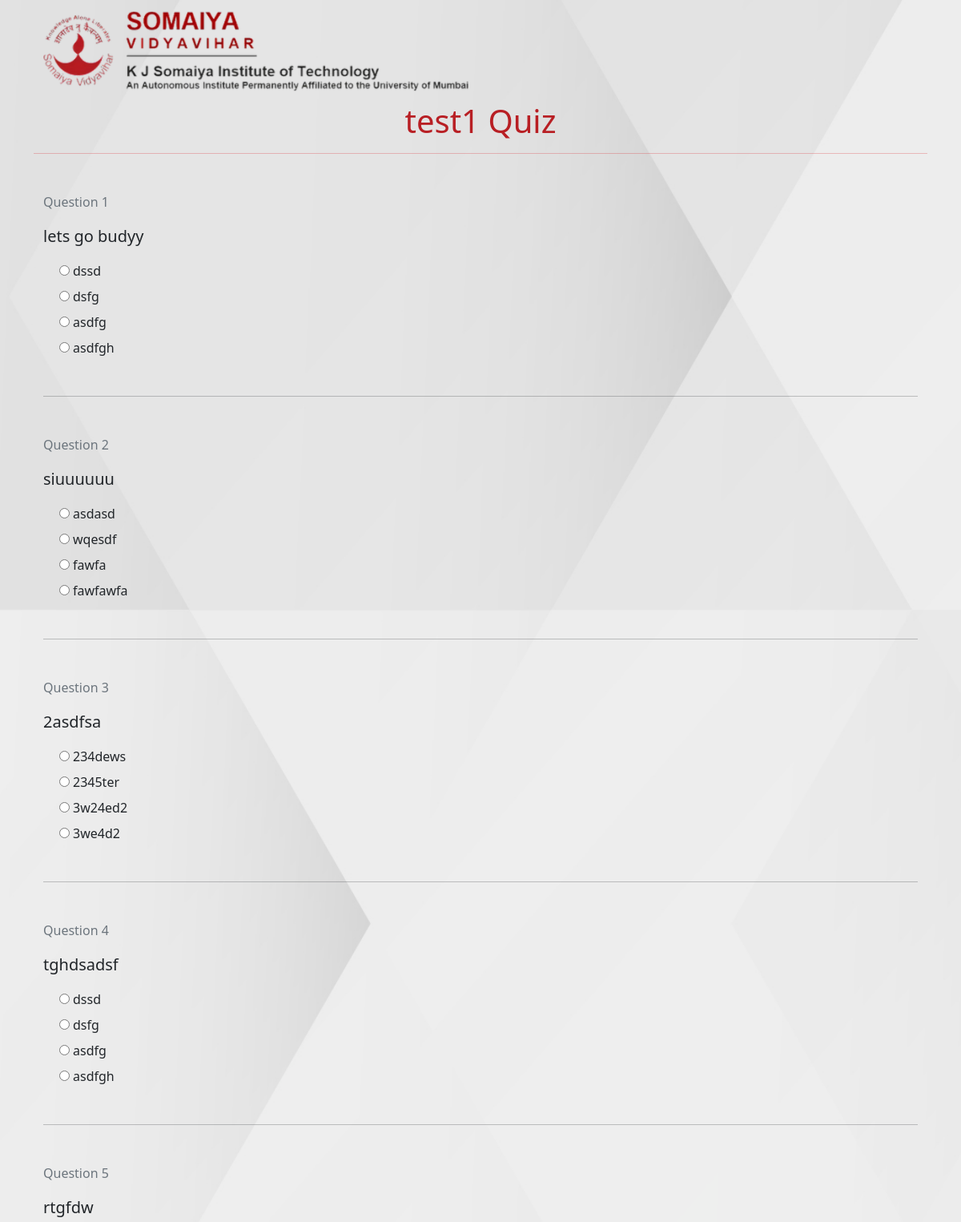
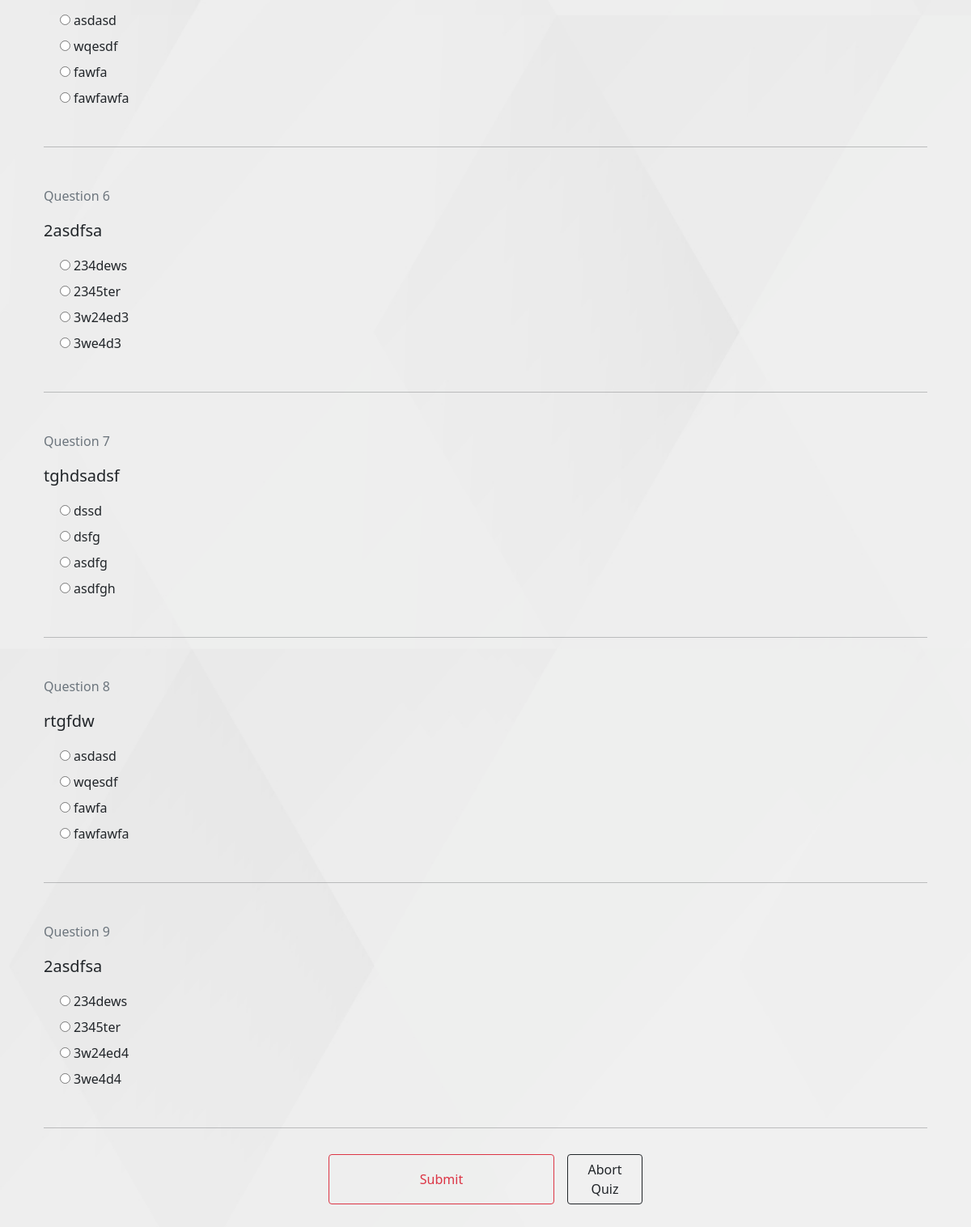
The page /quiz.php?catid=13 (signed in) on the database its author committed (2 pictures, top to bottom).
### tables this page shows
CREATE TABLE `cstm_quizes` (
  `id` int(11) NOT NULL,
  `name` varchar(20) NOT NULL,
  `dept` text NOT NULL,
  `year` text NOT NULL,
  `division` text NOT NULL,
  `start_date` date NOT NULL,
  `start_time` time NOT NULL,
  `end_date` date NOT NULL,
  `end_time` time NOT NULL,
  `hosted_by_username` varchar(255) NOT NULL,
  `dt` timestamp NOT NULL DEFAULT current_timestamp()
);

CREATE TABLE `quiz_test1` (
  `que_ID` int(5) NOT NULL,
  `que_desc` text NOT NULL,
  `opt_desc1` text NOT NULL,
  `is_corr1` int(1) NOT NULL,
  `opt_desc2` text NOT NULL,
  `is_corr2` int(1) NOT NULL,
  `opt_desc3` text NOT NULL,
  `is_corr3` int(1) NOT NULL,
  `opt_desc4` text NOT NULL,
  `is_corr4` int(1) NOT NULL
);

### quiz.php (the view, shortened to what this page needs)
<?php
require_once '_dbconnect.php';
$SQid = $_GET['catid'];
$quizesAvialable = mysqli_query($conn, "SELECT * FROM `cstm_quizes` where `id` = $SQid");
$cstm_row = mysqli_fetch_assoc($quizesAvialable);
$SQname = $cstm_row['name'];
$SQdatabase = 'quiz_' . $SQname;
$SQqyuery =  "SELECT * FROM $SQdatabase";
$SQrslt = mysqli_query($conn, $SQqyuery);
$SQcount = mysqli_num_rows($SQrslt);
?>
<!DOCTYPE html>
<html lang="en">
<head>
    <link href="https:cdn.jsdelivr.net/npm/bootstrap@5.1.3/dist/css/bootstrap.min.css" rel="stylesheet">
    <link rel="stylesheet" href="/syss/assets/style.css">
</head>
<body oncontextmenu="return false;" style="background-image: url('assets/images/default_bg.jpg'); padding-bottom: 10vh">
    <header>
        <div class="container">
            <nav class="navbar navbar-expand-lg">
                <div class="container-fluid">
                    <span class="navbar-brand">
                        <img src="/syss/assets/images/longlogo.png" alt="" height="100" class="d-inline-block align-text-top">
                    </span>
                </div>
            </nav>
        </div>
    </header>
    <div class="container">
        <div>
            <h1 class="text-center" style="color: #B81F24;"><?php echo $SQname; ?> Quiz</h1>
        </div>
        <hr style="color:#D91A21;">
        <form action="Quiz.php?catid=<?php echo $SQid ?>" method="post">
            <?php
            for ($count = 1; $count <= $SQcount; $count++) {
                $que_sql = "SELECT * from $SQdatabase WHERE `que_ID` = $count";
                $que_query_result = mysqli_query($conn, $que_sql);
                $SQqueryRow = mysqli_fetch_assoc($que_query_result);
                $que_desc = $SQqueryRow['que_desc'];
                $que_opt_1 = $SQqueryRow['opt_desc1'];
                $que_opt_2 = $SQqueryRow['opt_desc2'];
                $que_opt_3 = $SQqueryRow['opt_desc3'];
                $que_opt_4 = $SQqueryRow['opt_desc4'];
            ?>
                <div class="container">
                    <div class="question-container my-5">
                        <p class="text-muted font-italic" id="que-id<?php echo $count ?>">Question <?php echo $count ?>
                        </p>
                        <p class="fs-5"> <?php echo $que_desc ?> </p>
                        <ul class="list-unstyled mx-3">
                            <?php
                            echo '<li class="my-2"><input class="mx-1" type="radio" required name="que-id' . $count . '" value="' . $que_opt_1 . '">' . $que_opt_1 . '</li>';
                            echo '<li class="my-2"><input class="mx-1" type="radio" required name="que-id' . $count . '" value="' . $que_opt_2 . '">' . $que_opt_2 . '</li>';
                            echo '<li class="my-2"><input class="mx-1" type="radio" required name="que-id' . $count . '" value="' . $que_opt_3 . '">' . $que_opt_3 . '</li>';
                            echo '<li class="my-2"><input class="mx-1" type="radio" required name="que-id' . $count . '" value="' . $que_opt_4 . '">' . $que_opt_4 . '</li>';
                            ?>
                        </ul>
                    </div>
                    <hr>
                </div>
            <?php } ?>
            <div class="d-flex justify-content-center">
                <div class="mt-3 d-grid gap-2 col-3 mx-2">
                    <button type="button" class="btn btn-outline-danger" data-bs-toggle="modal" data-bs-target="#confirmsubmit">Submit</button>
                </div>
                <div class="mt-3 d-grid gap-2 col-1 mx-2">
                    <button type="button" data-bs-toggle="modal" data-bs-target="#confirmabort" class="btn btn-outline-dark">Abort Quiz</button>
                </div>
            </div>
        </form>
    </div>
</body>
</html>

### assets/style.css (style rules this page uses)
* { margin: 0; padding: 0; box-sizing: border-box; }
body { background-repeat: no-repeat; background-attachment: fixed; background-size: cover; }

### quiz.php (style rules this page uses)
body { -webkit-user-select: none; -ms-user-select: none; user-select: none; }

### rows shown on the page
cstm_quizes: name "test1"
quiz_test1: que_desc "lets go budyy", opt_desc1 "dssd", opt_desc2 "dsfg", opt_desc3 "asdfg", opt_desc4 "asdfgh"
quiz_test1: que_desc "siuuuuuu", opt_desc1 "asdasd", opt_desc2 "wqesdf", opt_desc3 "fawfa", opt_desc4 "fawfawfa"
quiz_test1: que_desc "2asdfsa", opt_desc1 "234dews", opt_desc2 "2345ter", opt_desc3 "3w24ed2", opt_desc4 "3we4d2"
quiz_test1: que_desc "tghdsadsf", opt_desc1 "dssd", opt_desc2 "dsfg", opt_desc3 "asdfg", opt_desc4 "asdfgh"
quiz_test1: que_desc "rtgfdw", opt_desc1 "asdasd", opt_desc2 "wqesdf", opt_desc3 "fawfa", opt_desc4 "fawfawfa"
quiz_test1: que_desc "2asdfsa", opt_desc1 "234dews", opt_desc2 "2345ter", opt_desc3 "3w24ed3", opt_desc4 "3we4d3"
quiz_test1: que_desc "tghdsadsf", opt_desc1 "dssd", opt_desc2 "dsfg", opt_desc3 "asdfg", opt_desc4 "asdfgh"
quiz_test1: que_desc "rtgfdw", opt_desc1 "asdasd", opt_desc2 "wqesdf", opt_desc3 "fawfa", opt_desc4 "fawfawfa"
quiz_test1: que_desc "2asdfsa", opt_desc1 "234dews", opt_desc2 "2345ter", opt_desc3 "3w24ed4", opt_desc4 "3we4d4"
